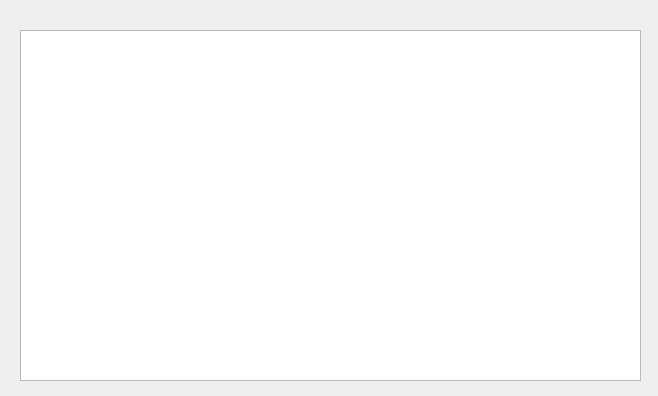
<?xml version="1.0" encoding="UTF-8"?>
<ui version="4.0">
 <class>DirectoryBroswer</class>
 <widget class="QWidget" name="DirectoryBroswer">
  <property name="geometry">
   <rect>
    <x>0</x>
    <y>0</y>
    <width>658</width>
    <height>396</height>
   </rect>
  </property>
  <property name="windowTitle">
   <string>Form</string>
  </property>
  <widget class="QTableView" name="tvDirectoryTable">
   <property name="geometry">
    <rect>
     <x>20</x>
     <y>30</y>
     <width>621</width>
     <height>351</height>
    </rect>
   </property>
  </widget>
 </widget>
 <resources/>
 <connections/>
</ui>
